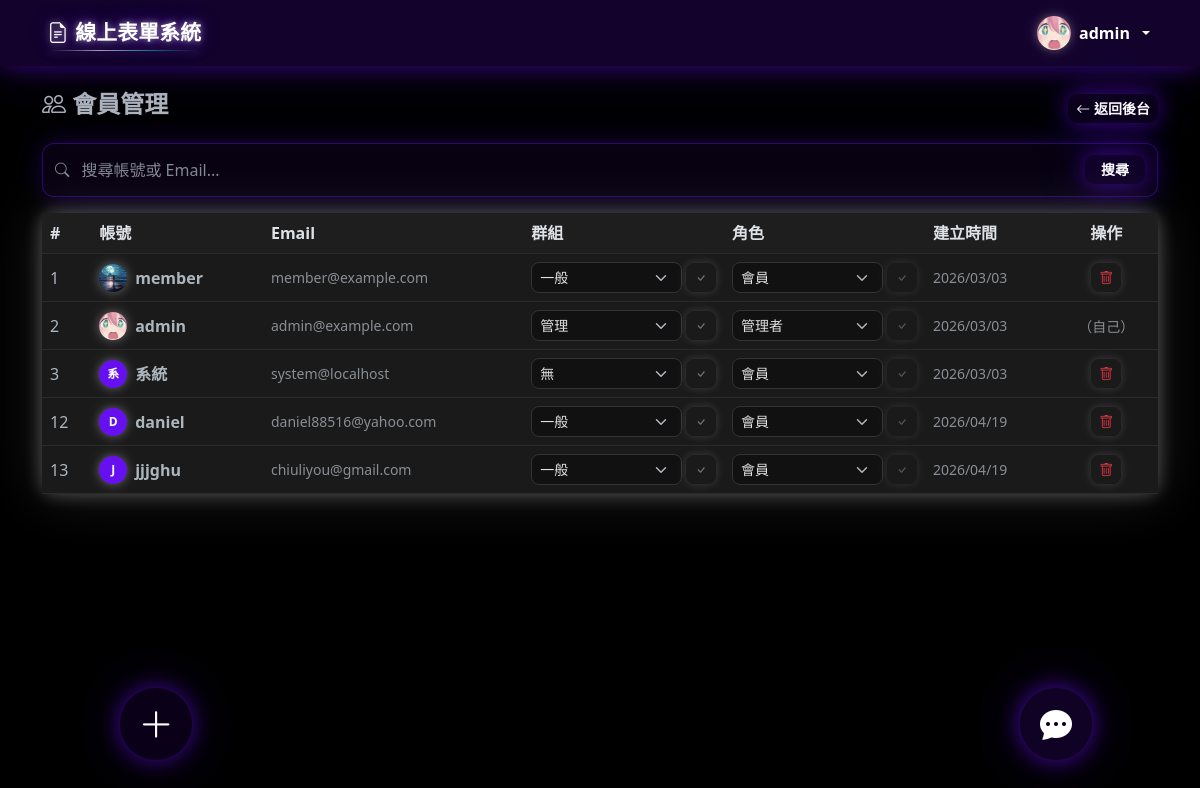
The app's page /admin/members.php (signed in), older data.
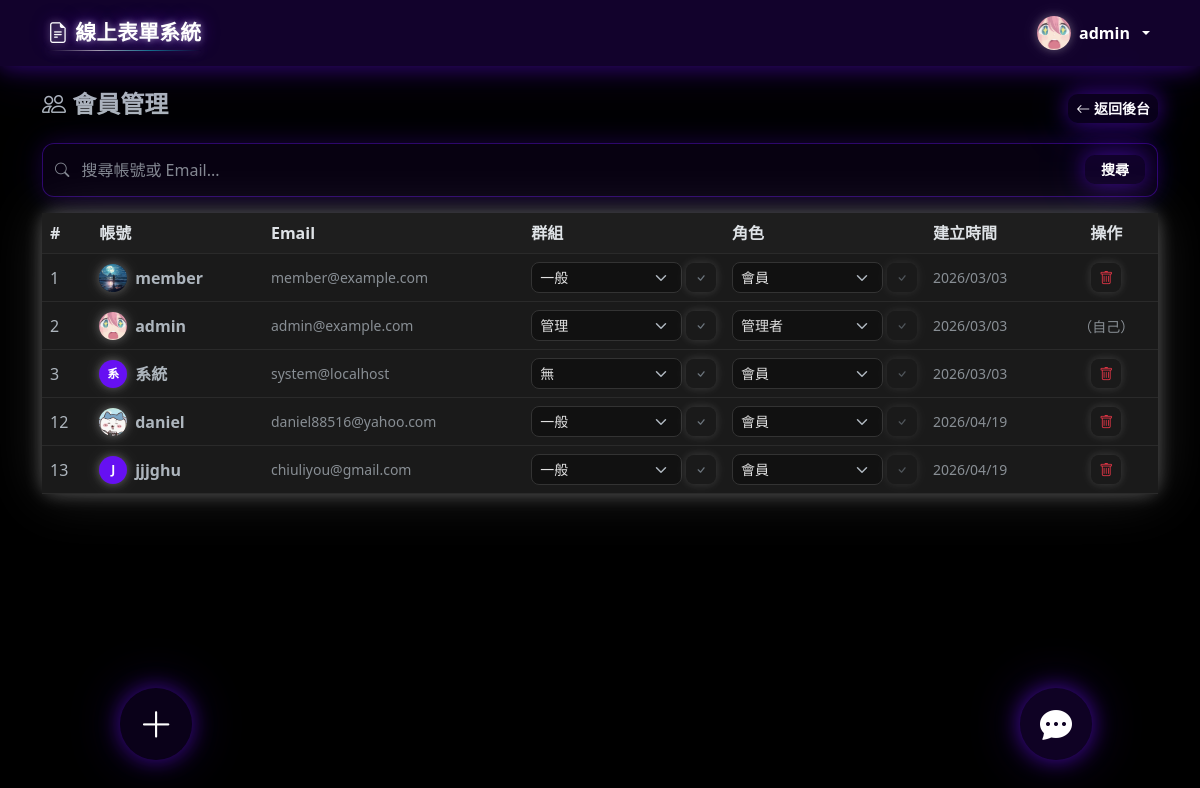
The same page, newer data.
### tables this page shows
CREATE TABLE `users` (
  `id` int(11) NOT NULL AUTO_INCREMENT,
  `username` varchar(50) NOT NULL,
  `password` varchar(255) NOT NULL,
  `email` varchar(100) NOT NULL,
  `role` enum('admin','member') DEFAULT 'member',
  `group_id` int(11) DEFAULT NULL,
  `avatar` varchar(255) DEFAULT NULL,
  `profile_bg` varchar(255) DEFAULT NULL,
  `created_at` timestamp NOT NULL DEFAULT current_timestamp(),
  `bio` text DEFAULT NULL,
  `profile_bg_ratio` tinyint(4) NOT NULL DEFAULT 7,
  PRIMARY KEY (`id`),
  UNIQUE KEY `username` (`username`),
  UNIQUE KEY `email` (`email`),
  KEY `group_id` (`group_id`),
  CONSTRAINT `users_ibfk_1` FOREIGN KEY (`group_id`) REFERENCES `groups` (`id`) ON DELETE SET NULL
);

CREATE TABLE `groups` (
  `id` int(11) NOT NULL AUTO_INCREMENT,
  `name` varchar(100) NOT NULL,
  `description` text DEFAULT NULL,
  `created_at` timestamp NOT NULL DEFAULT current_timestamp(),
  PRIMARY KEY (`id`)
);

### config/_admin_search.php (called while the page is built, shortened)
<?php
function adminSearchHighlight($text, $query) {
    $text = (string)$text;
    $query = trim((string)$query);
    if ($query === '') {
        return htmlspecialchars($text);
    }
    $html = '';
    return $html;
}
?>

### admin/members.php (the view, shortened to what the changed rows need)
<?php
require_once '../config/session.php';
require_once '../config/db.php';
require_once '../config/_admin_search.php';
$search = trim($_GET['search'] ?? '');
$where  = $search ? "WHERE username LIKE '%$search%' OR email LIKE '%$search%'" : '';
$users  = mysqli_query($conn, "SELECT u.*, g.name AS group_name FROM users u LEFT JOIN `groups` g ON u.group_id = g.id $where ORDER BY u.id");
$groups = mysqli_query($conn, "SELECT id, name FROM `groups` ORDER BY id");
$groups_arr = [];
while ($g = mysqli_fetch_assoc($groups)) $groups_arr[] = $g;
require_once '../config/header.php';
?>
<div class="card">
    <div class="table-responsive">
        <table class="table table-hover mb-0 align-middle">
            <thead>
                <tr>
                    <th>#</th>
                    <th>帳號</th>
                    <th>Email</th>
                    <th>群組</th>
                    <th>角色</th>
                    <th>建立時間</th>
                    <th class="text-center">操作</th>
                </tr>
            </thead>
            <tbody>
                <?php while ($user = mysqli_fetch_assoc($users)): ?>
                <tr data-admin-search="<?= htmlspecialchars(mb_strtolower($user['username'] . ' ' . $user['email'])) ?>">
                    <td><?= $user['id'] ?></td>
                    <td>
                        <div class="d-flex align-items-center gap-2">
                            <?= renderAvatar($user['username'], $user['avatar'] ?? null, 28) ?>
                            <span class="fw-semibold admin-search-target"><?= adminSearchHighlight($user['username'], $search) ?></span>
                        </div>
                    </td>
                    <td class="small text-muted admin-search-target"><?= adminSearchHighlight($user['email'], $search) ?></td>
                    <td>
                        <form method="POST" class="d-flex gap-1 align-items-center">
                            <select name="group_id" class="form-select form-select-sm" style="min-width:90px;">
                                <?php foreach ($groups_arr as $g): ?>
                                    <option value="<?= $g['id'] ?>" <?= $user['group_id'] == $g['id'] ? 'selected' : '' ?>>
                                        <?= htmlspecialchars($g['name']) ?>
                                    </option>
                                <?php endforeach; ?>
                            </select>
                            <button type="submit" class="btn btn-outline-secondary btn-sm"><i class="bi bi-check"></i></button>
                        </form>
                    </td>
                    <td>
                        <form method="POST" class="d-flex gap-1 align-items-center">
                            <select name="role" class="form-select form-select-sm" style="min-width:90px;" disabled title="角色由群組決定">
                                <option value="member" <?= $user['role'] === 'member' ? 'selected' : '' ?>>會員</option>
                            </select>
                            <button type="submit" class="btn btn-outline-secondary btn-sm" disabled title="角色由群組決定"><i class="bi bi-check"></i></button>
                        </form>
                    </td>
                    <td class="small text-muted"><?= date('Y/m/d', strtotime($user['created_at'])) ?></td>
                    <td class="text-center">
                        <?php if ($user['id'] != $_SESSION['user_id']): ?>
                        <form method="POST" class="d-inline"
                              data-cute-confirm="確定刪除此會員？"
                              data-cute-icon="👤">
                            <button type="submit" class="btn btn-outline-danger btn-sm">
                                <i class="bi bi-trash"></i>
                            </button>
                        </form>
                        <?php else: ?>
                            <span class="text-muted small">（自己）</span>
                        <?php endif; ?>
                    </td>
                </tr>
                <?php endwhile; ?>
            </tbody>
        </table>
    </div>
</div>
<?php require_once '../config/footer.php'; ?>

### config/session.php (shortened to what the changed rows need)
<?php
function assetUrl($path) {
    if (strpos($path, '/uploads/') === 0) {
        return APP_BASE . $path;
    }
    return $path;
}
function renderAvatar($username, $avatar = null, $size = 36) {
    $s = "width:{$size}px;height:{$size}px;border-radius:50%;flex-shrink:0;";
    if (!empty($avatar)) {
        return '<img src="' . htmlspecialchars(assetUrl($avatar)) . '" class="site-avatar" style="' . $s . 'object-fit:cover;" alt="">';
    }
    $fs = round($size * 0.44);
    $initial = htmlspecialchars(mb_strtoupper(mb_substr($username, 0, 1)));
    return '<span class="site-avatar" style="' . $s . 'background:var(--bs-primary,#0d6efd);color:var(--bs-primary-text,#fff);display:inline-flex;align-items:center;justify-content:center;font-weight:700;font-size:' . $fs . 'px;">' . $initial . '</span>';
}

Row changes from the older to the newer data that the page shows:
changed users "daniel": avatar: picture added; username "D" → (not shown)
